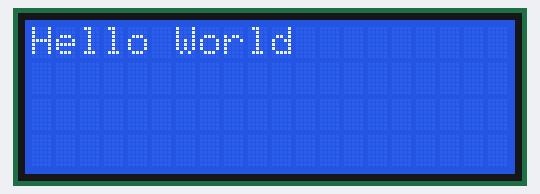
Simulated run of this program. Board: Raspberry Pi Pico running MicroPython. Shown: 20×4 character LCD. What the program prints to the serial console is not drawn. At 15.7 s the program stops and its outputs stay as they are.

Above: at 1.2 s.
At 8.9 s:
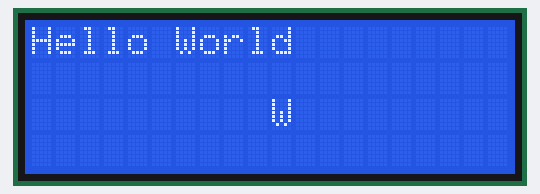
At 15.4 s:
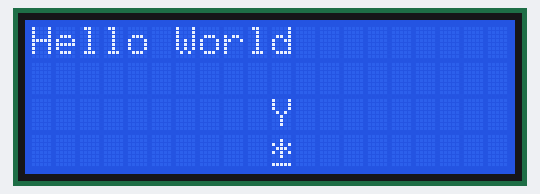

The program:

lcd_pico.py
```python
# LCD Module for HD44780 with I2C interface.
# Derived by David Goadby from Adafruit Circuitpython and, probably, earlier work by Dave Hylands.
# Originally this was two modules. I changed it into one.
# Tested on RaspberryPi Pico"

import time
from time import sleep

class LcdApi:
    """Implements the API for talking with HD44780 compatible character LCDs.
    This class only knows what commands to send to the LCD, and not how to get
    them to the LCD.

    It is expected that a derived class will implement the hal_xxx functions.
    """

    # The following constant names were lifted from the avrlib lcd.h
    # header file, however, I changed the definitions from bit numbers
    # to bit masks.
    #
    # HD44780 LCD controller command set

    LCD_CLR = 0x01              # DB0: clear display
    LCD_HOME = 0x02             # DB1: return to home position

    LCD_ENTRY_MODE = 0x04       # DB2: set entry mode
    LCD_ENTRY_INC = 0x02        # --DB1: increment
    LCD_ENTRY_SHIFT = 0x01      # --DB0: shift

    LCD_ON_CTRL = 0x08          # DB3: turn lcd/cursor on
    LCD_ON_DISPLAY = 0x04       # --DB2: turn display on
    LCD_ON_CURSOR = 0x02        # --DB1: turn cursor on
    LCD_ON_BLINK = 0x01         # --DB0: blinking cursor

    LCD_MOVE = 0x10             # DB4: move cursor or display
    LCD_MOVE_DISPLAY = 0x08     # --DB3: move display
    LCD_MOVE_CURSOR = 0x00      # --DB3: move cursor
    LCD_MOVE_RIGHT = 0x04       # --DB2: move right
    LCD_MOVE_LEFT = 0x00        # --DB2: move left

    LCD_FUNCTION = 0x20         # DB5: function set
    LCD_FUNCTION_8BIT = 0x10    # --DB4: set 8BIT mode (0->4BIT mode)
    LCD_FUNCTION_2LINES = 0x08  # --DB3: two lines (0->one line)
    LCD_FUNCTION_10DOTS = 0x04  # --DB2: 5x10 font (0->5x7 font)
    LCD_FUNCTION_RESET = 0x30   # See "Initializing by Instruction" section

    LCD_CGRAM = 0x40            # DB6: set CG RAM address
    LCD_DDRAM = 0x80            # DB7: set DD RAM address

    LCD_RS_CMD = 0
    LCD_RS_DATA = 1

    LCD_RW_WRITE = 0
    LCD_RW_READ = 1

    def __init__(self, num_lines, num_columns):
        self.num_lines = num_lines
        if self.num_lines > 4:
            self.num_lines = 4
        self.num_columns = num_columns
        if self.num_columns > 40:
            self.num_columns = 40
        self.cursor_x = 0
        self.cursor_y = 0
        self.implied_newline = False
        self.backlight = True
        self.display_off()
        self.backlight_on()
        self.clear()
        self.hal_write_command(self.LCD_ENTRY_MODE | self.LCD_ENTRY_INC)
        self.hide_cursor()
        self.display_on()

    def clear(self):
        """Clears the LCD display and moves the cursor to the top left
        corner.
        """
        self.hal_write_command(self.LCD_CLR)
        self.hal_write_command(self.LCD_HOME)
        self.cursor_x = 0
        self.cursor_y = 0

    def show_cursor(self):
        """Causes the cursor to be made visible."""
        self.hal_write_command(self.LCD_ON_CTRL | self.LCD_ON_DISPLAY |
                               self.LCD_ON_CURSOR)

    def hide_cursor(self):
        """Causes the cursor to be hidden."""
        self.hal_write_command(self.LCD_ON_CTRL | self.LCD_ON_DISPLAY)

    def blink_cursor_on(self):
        """Turns on the cursor, and makes it blink."""
        self.hal_write_command(self.LCD_ON_CTRL | self.LCD_ON_DISPLAY |
                               self.LCD_ON_CURSOR | self.LCD_ON_BLINK)

    def blink_cursor_off(self):
        """Turns on the cursor, and makes it no blink (i.e. be solid)."""
        self.hal_write_command(self.LCD_ON_CTRL | self.LCD_ON_DISPLAY |
                               self.LCD_ON_CURSOR)

    def display_on(self):
        """Turns on (i.e. unblanks) the LCD."""
        self.hal_write_command(self.LCD_ON_CTRL | self.LCD_ON_DISPLAY)

    def move_cursor_left(self):
        """Moves the cursor one place to the left"""
        self.hal_write_command(self.LCD_MOVE | self.LCD_MOVE_CURSOR | self.LCD_MOVE_LEFT)

        # now adjust the cursor_x and cursor_y including wrapping
        self.cursor_x -= 1

        if self.cursor_x == 0:
            self.cursor_x = self.num_columns
            self.cursor_y -= 1

        if self.cursor_y == 0:
            self.cursor_y = self.num_lines
            self.move_to(self.cursor_x, self.cursor_y)

    def move_cursor_right(self):
        """Moves the cursor one place to the right"""
        self.hal_write_command(self.LCD_MOVE | self.LCD_MOVE_CURSOR | self.LCD_MOVE_RIGHT)

        # now adjust the cursor_x and cursor_y including wrapping
        self.cursor_x += 1

        if self.cursor_x >= self.num_columns:
            self.cursor_x = 0
            self.cursor_y += 1

        if self.cursor_y >= self.num_lines:
            self.cursor_y = 0
            self.move_to(self.cursor_x, self.cursor_y)

    def move_display_left(self):
        """Moves the display one place to the left"""
        self.hal_write_command(self.LCD_MOVE | self.LCD_MOVE_DISPLAY | self.LCD_MOVE_LEFT)

    def move_display_right(self):
        """Moves the display one place to the right"""
        self.hal_write_command(self.LCD_MOVE | self.LCD_MOVE_DISPLAY| self.LCD_MOVE_RIGHT)

    def display_off(self):
        """Turns off (i.e. blanks) the LCD."""
        self.hal_write_command(self.LCD_ON_CTRL)

    def backlight_on(self):
        """Turns the backlight on.

        This isn't really an LCD command, but some modules have backlight
        controls, so this allows the hal to pass through the command.
        """
        self.backlight = True
        self.hal_backlight_on()

    def backlight_off(self):
        """Turns the backlight off.

        This isn't really an LCD command, but some modules have backlight
        controls, so this allows the hal to pass through the command.
        """
        self.backlight = False
        self.hal_backlight_off()

    def move_to(self, cursor_x, cursor_y):
        """Moves the cursor position to the indicated position. The cursor
        position is zero based (i.e. cursor_x == 0 indicates first column).
        """
        self.cursor_x = cursor_x
        self.cursor_y = cursor_y
        addr = cursor_x & 0x3f
        if cursor_y & 1:
            addr += 0x40    # Lines 1 & 3 add 0x40
        if cursor_y & 2:    # Lines 2 & 3 add number of columns
            addr += self.num_columns
        self.hal_write_command(self.LCD_DDRAM | addr)

    def putchar(self, char):
        """Writes the indicated character to the LCD at the current cursor
        position, and advances the cursor by one position.
        """
        if char == '\n':
            if self.implied_newline:
                # self.implied_newline means we advanced due to a wraparound,
                # so if we get a newline right after that we ignore it.
                pass
            else:
                self.cursor_x = self.num_columns
        else:
            self.hal_write_data(ord(char))
            self.cursor_x += 1
        if self.cursor_x >= self.num_columns:
            self.cursor_x = 0
            self.cursor_y += 1
            self.implied_newline = (char != '\n')
        if self.cursor_y >= self.num_lines:
            self.cursor_y = 0
        self.move_to(self.cursor_x, self.cursor_y)

    def putchar_no_move(self,char):
        """Writes a character to LCD but does not move the cursor"""
        # no change in cursor_x or cursor_y is required.
        self.hal_write_data(ord(char))
        self.move_cursor_left()

    def putstr(self, string):
        """Write the indicated string to the LCD at the current cursor
        position and advances the cursor position appropriately.
        """
        for char in string:
            self.putchar(char)

    def custom_char(self, location, charmap):
        """Write a character to one of the 8 CGRAM locations, available
        as chr(0) through chr(7).
        """
        location &= 0x7
        self.hal_write_command(self.LCD_CGRAM | (location << 3))
        self.hal_sleep_us(40)
        for i in range(8):
            self.hal_write_data(charmap[i])
            self.hal_sleep_us(40)
        self.move_to(self.cursor_x, self.cursor_y)

    def hal_backlight_on(self):
        """Allows the hal layer to turn the backlight on.

        If desired, a derived HAL class will implement this function.
        """
        pass

    def hal_backlight_off(self):
        """Allows the hal layer to turn the backlight off.

        If desired, a derived HAL class will implement this function.
        """
        pass

    def hal_write_command(self, cmd):
        """Write a command to the LCD.

        It is expected that a derived HAL class will implement this
        function.
        """
        raise NotImplementedError

    def hal_write_data(self, data):
        """Write data to the LCD.

        It is expected that a derived HAL class will implement this
        function.
        """
        raise NotImplementedError

    def hal_sleep_us(self, usecs):
        """Sleep for some time (given in microseconds)."""
        time.sleep_us(usecs)


"""Implements a HD44780 character LCD connected via PCF8574 on I2C.
    The PCF8574 has a jumper selectable address: 0x20 - 0x27 """
DEFAULT_I2C_ADDR = 0x27

# Defines shifts or masks for the various LCD line attached to the PCF8574

MASK_RS = 0x01
MASK_RW = 0x02
MASK_E = 0x04
SHIFT_BACKLIGHT = 3
SHIFT_DATA = 4

class I2cLcd(LcdApi):
    """Implements a HD44780 character LCD connected via PCF8574 on I2C."""
    def __init__(self, i2c, i2c_addr = DEFAULT_I2C_ADDR, num_lines = 2, num_columns = 16):
        self.i2c = i2c
        self.i2c_addr = i2c_addr
        self.i2c.writeto(self.i2c_addr, bytearray([0]))
        sleep(0.02)   # Allow LCD time to powerup
        # Send reset 3 times
        self.hal_write_init_nibble(self.LCD_FUNCTION_RESET)
        sleep(0.005)    # need to delay at least 4.1 msec
        self.hal_write_init_nibble(self.LCD_FUNCTION_RESET)
        sleep(0.001)
        self.hal_write_init_nibble(self.LCD_FUNCTION_RESET)
        sleep(0.001)
        # Put LCD into 4 bit mode
        self.hal_write_init_nibble(self.LCD_FUNCTION)
        sleep(0.001)
        LcdApi.__init__(self, num_lines, num_columns)
        cmd = self.LCD_FUNCTION
        if num_lines > 1:
            cmd |= self.LCD_FUNCTION_2LINES
        self.hal_write_command(cmd)

    def hal_write_init_nibble(self, nibble):
        """Writes an initialization nibble to the LCD.

        This particular function is only used during initialization.
        """
        byte = ((nibble >> 4) & 0x0f) << SHIFT_DATA
        self.i2c.writeto(self.i2c_addr, bytearray([byte | MASK_E]))
        self.i2c.writeto(self.i2c_addr, bytearray([byte]))

    def hal_backlight_on(self):
        """Allows the hal layer to turn the backlight on."""
        self.i2c.writeto(self.i2c_addr, bytearray([1 << SHIFT_BACKLIGHT]))

    def hal_backlight_off(self):
        """Allows the hal layer to turn the backlight off."""
        self.i2c.writeto(self.i2c_addr, bytearray([0]))

    def hal_write_command(self, cmd):
        """Writes a command to the LCD.

        Data is latched on the falling edge of E.
        """
        byte = ((self.backlight << SHIFT_BACKLIGHT) | (((cmd >> 4) & 0x0f) << SHIFT_DATA))
        self.i2c.writeto(self.i2c_addr, bytearray([byte | MASK_E]))
        self.i2c.writeto(self.i2c_addr, bytearray([byte]))
        byte = ((self.backlight << SHIFT_BACKLIGHT) | ((cmd & 0x0f) << SHIFT_DATA))
        self.i2c.writeto(self.i2c_addr, bytearray([byte | MASK_E]))
        self.i2c.writeto(self.i2c_addr, bytearray([byte]))
        if cmd <= 3:
            # The home and clear commands require a worst case delay of 4.1 msec
            sleep(0.005)

    def hal_write_data(self, data):
        """Write data to the LCD."""
        byte = (MASK_RS | (self.backlight << SHIFT_BACKLIGHT) | (((data >> 4) & 0x0f) << SHIFT_DATA))
        self.i2c.writeto(self.i2c_addr, bytearray([byte | MASK_E]))
        self.i2c.writeto(self.i2c_addr, bytearray([byte]))
        byte = (MASK_RS | (self.backlight << SHIFT_BACKLIGHT) | ((data & 0x0f) << SHIFT_DATA))
        self.i2c.writeto(self.i2c_addr, bytearray([byte | MASK_E]))
        self.i2c.writeto(self.i2c_addr, bytearray([byte]))

    def hal_sleep_us(self, usecs):
        """Sleep for some time (given in microseconds)."""
        sleep(float(usecs)/1e6)

#
# Test program
#
from machine import Pin, I2C
import gc

def main():

    print("I2C - LCD test start")
    # open I2C port
    i2c = I2C(0, scl=Pin(17), sda=Pin(16), freq=100000)

    print('Scan i2c bus...')
    devices = i2c.scan()

    if len(devices) == 0:
      print("No i2c device !")
    else:
      print('i2c devices found:',len(devices))

    for device in devices:
        print("Decimal address: ",device," | Hexa address: ",hex(device))

    # now create LCD object with, hopefully, the only address found
    LCD = I2cLcd(i2c, device, 4, 20)

    # Test
    LCD.backlight_on()

    # build special character
    special_char = bytearray([0x4,0xe,0x1f,0x4,0x4,0x4,0x4,0x4])
    time.sleep(1)
    LCD.clear()
    LCD.custom_char(0x0, special_char)
    LCD.putstr("Hello World \n")

#   for repeat in range(2):
#        for x in range(20):
#            LCD.move_to(x, 1)
#            LCD.putchar(chr(0))
#            time.sleep(0.2)
#            LCD.move_to(x, 1)
#            LCD.putchar(" ")

    time.sleep(1)
    LCD.blink_cursor_off()
    LCD.hide_cursor()
    LCD.move_to(10,2)

    for x in range(ord('A'), ord('Z')):
        LCD.putchar_no_move(chr(x))
#        LCD.move_cursor_left()
        time.sleep(0.3)

    LCD.move_to(10,3)
    LCD.putchar_no_move('*')
    LCD.show_cursor()

    for x in range(10):
        LCD.move_cursor_left()
        time.sleep(0.3)

    for x in range(10):
        LCD.move_cursor_right()
        time.sleep(0.3)

 #   LCD.backlight_off()
    print("I2C - LCD test end")
#    LCD.display_off()
#    LCD.backlight_off()

    gc.collect()
    print(gc.mem_free())
    print(gc.mem_alloc())


# run it
main()
```

Measured:
- what the display in image 0 shows lasts 1.0 s, from 1.1 s to 2.1 s
